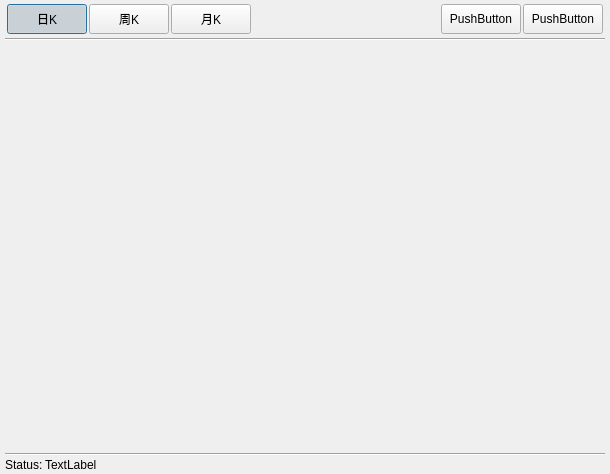
<?xml version="1.0" encoding="UTF-8"?>
<ui version="4.0">
 <class>clsShowStock</class>
 <widget class="QDialog" name="clsShowStock">
  <property name="geometry">
   <rect>
    <x>0</x>
    <y>0</y>
    <width>610</width>
    <height>474</height>
   </rect>
  </property>
  <property name="windowTitle">
   <string>Dialog</string>
  </property>
  <layout class="QVBoxLayout" name="verticalLayout" stretch="0,0,10,0,0">
   <property name="spacing">
    <number>2</number>
   </property>
   <property name="leftMargin">
    <number>5</number>
   </property>
   <property name="topMargin">
    <number>2</number>
   </property>
   <property name="rightMargin">
    <number>5</number>
   </property>
   <property name="bottomMargin">
    <number>2</number>
   </property>
   <item>
    <layout class="QHBoxLayout" name="horizontalLayout">
     <property name="spacing">
      <number>2</number>
     </property>
     <property name="leftMargin">
      <number>2</number>
     </property>
     <property name="topMargin">
      <number>2</number>
     </property>
     <property name="rightMargin">
      <number>2</number>
     </property>
     <property name="bottomMargin">
      <number>2</number>
     </property>
     <item>
      <widget class="QPushButton" name="btnDay">
       <property name="minimumSize">
        <size>
         <width>0</width>
         <height>30</height>
        </size>
       </property>
       <property name="text">
        <string>日K</string>
       </property>
       <property name="checkable">
        <bool>true</bool>
       </property>
       <property name="checked">
        <bool>true</bool>
       </property>
       <property name="autoExclusive">
        <bool>true</bool>
       </property>
      </widget>
     </item>
     <item>
      <widget class="QPushButton" name="btnWeek">
       <property name="minimumSize">
        <size>
         <width>0</width>
         <height>30</height>
        </size>
       </property>
       <property name="text">
        <string>周K</string>
       </property>
       <property name="checkable">
        <bool>true</bool>
       </property>
       <property name="autoExclusive">
        <bool>true</bool>
       </property>
      </widget>
     </item>
     <item>
      <widget class="QPushButton" name="pushButton_5">
       <property name="minimumSize">
        <size>
         <width>0</width>
         <height>30</height>
        </size>
       </property>
       <property name="text">
        <string>月K</string>
       </property>
       <property name="checkable">
        <bool>true</bool>
       </property>
       <property name="autoExclusive">
        <bool>true</bool>
       </property>
      </widget>
     </item>
     <item>
      <spacer name="horizontalSpacer">
       <property name="orientation">
        <enum>Qt::Horizontal</enum>
       </property>
       <property name="sizeHint" stdset="0">
        <size>
         <width>40</width>
         <height>20</height>
        </size>
       </property>
      </spacer>
     </item>
     <item>
      <widget class="QPushButton" name="pushButton_3">
       <property name="minimumSize">
        <size>
         <width>0</width>
         <height>30</height>
        </size>
       </property>
       <property name="text">
        <string>PushButton</string>
       </property>
      </widget>
     </item>
     <item>
      <widget class="QPushButton" name="pushButton_4">
       <property name="minimumSize">
        <size>
         <width>0</width>
         <height>30</height>
        </size>
       </property>
       <property name="text">
        <string>PushButton</string>
       </property>
      </widget>
     </item>
    </layout>
   </item>
   <item>
    <widget class="Line" name="line">
     <property name="orientation">
      <enum>Qt::Horizontal</enum>
     </property>
    </widget>
   </item>
   <item>
    <widget class="QCustomPlot" name="customPlot" native="true">
     <property name="minimumSize">
      <size>
       <width>600</width>
       <height>400</height>
      </size>
     </property>
    </widget>
   </item>
   <item>
    <widget class="Line" name="line_2">
     <property name="orientation">
      <enum>Qt::Horizontal</enum>
     </property>
    </widget>
   </item>
   <item>
    <layout class="QHBoxLayout" name="horizontalLayout_2" stretch="0,10">
     <item>
      <widget class="QLabel" name="label">
       <property name="text">
        <string>Status:</string>
       </property>
      </widget>
     </item>
     <item>
      <widget class="QLabel" name="label_2">
       <property name="text">
        <string>TextLabel</string>
       </property>
      </widget>
     </item>
    </layout>
   </item>
  </layout>
 </widget>
 <customwidgets>
  <customwidget>
   <class>QCustomPlot</class>
   <extends>QWidget</extends>
   <header location="global">qcustomplot.h</header>
   <container>1</container>
  </customwidget>
 </customwidgets>
 <resources/>
 <connections/>
</ui>
